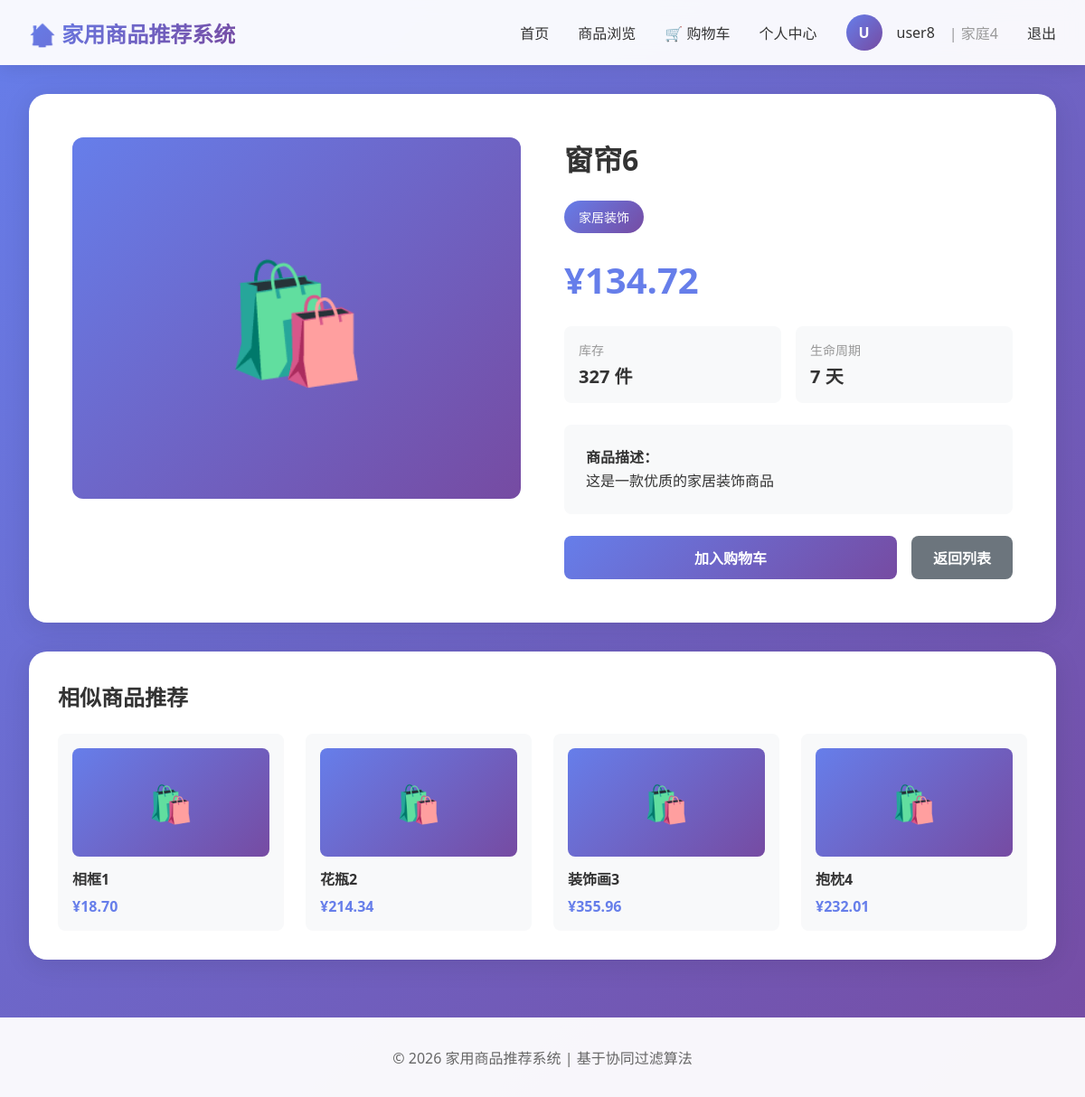
/product/168/ (signed in), run on the app's committed database.
### shop/models.py (models this page shows, shortened)
class User(AbstractUser):
    family = models.ForeignKey(
        Family,
        on_delete=models.CASCADE,
        related_name='members',
        null=True,
        blank=True,
        verbose_name='所属家庭'
    )
    class Meta:
        verbose_name = '用户'
        verbose_name_plural = '用户'

class Family(models.Model):
    name = models.CharField(max_length=100, unique=True, verbose_name='家庭名称')
    created_at = models.DateTimeField(auto_now_add=True, verbose_name='创建时间')
    class Meta:
        verbose_name = '家庭'
        verbose_name_plural = '家庭'

class Product(models.Model):
    name = models.CharField(max_length=200, verbose_name='商品名称')
    category = models.ForeignKey(
        Category,
        on_delete=models.CASCADE,
        related_name='products',
        verbose_name='商品分类'
    )
    price = models.DecimalField(max_digits=10, decimal_places=2, verbose_name='价格')
    stock = models.IntegerField(default=0, verbose_name='库存')
    lifecycle = models.IntegerField(
        default=30,
        verbose_name='生命周期(天)',
        help_text='商品使用完的预计天数'
    )
    description = models.TextField(blank=True, verbose_name='商品描述')
    image = models.CharField(max_length=500, blank=True, verbose_name='商品图片')
    created_at = models.DateTimeField(auto_now_add=True, verbose_name='创建时间')
    class Meta:
        verbose_name = '商品'
        verbose_name_plural = '商品'

class Category(models.Model):
    name = models.CharField(max_length=100, unique=True, verbose_name='分类名称')
    description = models.TextField(blank=True, verbose_name='分类描述')
    class Meta:
        verbose_name = '商品分类'
        verbose_name_plural = '商品分类'

### shop/views.py (the view)
# urls.py: path('product/<int:product_id>/', views.product_detail, name='product_detail'),
@login_required
def product_detail(request, product_id):
    product = get_object_or_404(Product, id=product_id)
    UserBehavior.objects.create(
        user=request.user,
        product=product,
        behavior_type='view'
    )
    similar_products = Product.objects.filter(
        category=product.category
    ).exclude(id=product.id)[:4]
    cart_count = 0
    if request.user.family:
        cart = Cart.objects.filter(family=request.user.family).first()
        if cart:
            cart_count = cart.get_items_count()
    context = {
        'product': product,
        'similar_products': similar_products,
        'cart_count': cart_count,
    }
    return render(request, 'product_detail.html', context)

### shop/models.py (called while the page is built)
    def get_items_count(self):
        return sum(item.quantity for item in self.items.all())

### templates/product_detail.html (shortened to what this page needs)
{% extends 'base.html' %}
{% block content %}
<div class="product-detail-container">
    <div>
        <div class="product-image-large">🛍️</div>
    </div>
    <div class="product-info">
        <h1 class="product-title">{{ product.name }}</h1>
        <span class="product-category-badge">{{ product.category.name }}</span>
        <div class="product-price-large">¥{{ product.price }}</div>
        <div class="product-meta">
            <div class="meta-item">
                <div class="meta-label">库存</div>
                <div class="meta-value">{{ product.stock }} 件</div>
            </div>
            <div class="meta-item">
                <div class="meta-label">生命周期</div>
                <div class="meta-value">{{ product.lifecycle }} 天</div>
            </div>
        </div>
        {% if product.description %}
        <div class="product-description">
            <strong>商品描述：</strong><br>
            {{ product.description }}
        </div>
        {% endif %}
        <div class="product-actions-large">
            {% if product.stock > 0 %}
            <a href="{% url 'add_to_cart' product.id %}" class="btn btn-primary" style="flex: 1; text-align: center;">加入购物车</a>
            {% else %}
            <button class="btn btn-secondary" style="flex: 1;" disabled>缺货</button>
            {% endif %}
            <a href="{% url 'products' %}" class="btn btn-secondary">返回列表</a>
        </div>
    </div>
</div>
{% if similar_products %}
<div class="similar-products">
    <h2>相似商品推荐</h2>
    <div class="similar-grid">
        {% for similar in similar_products %}
        <a href="{% url 'product_detail' similar.id %}" class="similar-card">
            <div class="similar-image">🛍️</div>
            <div style="font-weight: 600; margin-bottom: 0.5rem;">{{ similar.name }}</div>
            <div style="color: #667eea; font-weight: 600;">¥{{ similar.price }}</div>
        </a>
        {% endfor %}
    </div>
</div>
{% endif %}
{% endblock %}

### templates/base.html (shortened to what this page needs)
<!DOCTYPE html>
<html lang="zh-CN">
<head>
</head>
<body>
    {% if user.is_authenticated %}
    <nav class="navbar">
        <div class="navbar-content">
            <div class="logo">🏠 家用商品推荐系统</div>
            <div class="nav-links">
                <a href="{% url 'home' %}">首页</a>
                <a href="{% url 'products' %}">商品浏览</a>
                <a href="{% url 'cart' %}" class="cart-badge">
                    🛒 购物车
                </a>
                <a href="{% url 'profile' %}">个人中心</a>
                <div class="user-info">
                    <div class="user-avatar">{{ user.username.0|upper }}</div>
                    <span>{{ user.username }}</span>
                    {% if user.family %}
                    <span style="color: #999;">| {{ user.family.name }}</span>
                    {% endif %}
                </div>
                <a href="{% url 'logout' %}">退出</a>
            </div>
        </div>
    </nav>
    {% endif %}
    <div class="container">
        {% block content %}{% endblock %}
    </div>
    <div class="footer">
        <p>&copy; 2026 家用商品推荐系统 | 基于协同过滤算法</p>
    </div>
</body>
</html>

### templates/base.html (style rules this page uses)
* { margin: 0; padding: 0; box-sizing: border-box; }
body { font-family: 'Segoe UI', 'Microsoft YaHei', sans-serif; background: linear-gradient(135deg, #667eea 0%, #764ba2 100%); min-height: 100vh; color: #333; }
.navbar { background: rgba(255, 255, 255, 0.95); backdrop-filter: blur(10px); padding: 1rem 2rem; box-shadow: 0 2px 20px rgba(0,0,0,0.1); position: sticky; top: 0; z-index: 1000; }
.navbar-content { max-width: 1400px; margin: 0 auto; display: flex; justify-content: space-between; align-items: center; }
.logo { font-size: 1.5rem; font-weight: 700; background: linear-gradient(135deg, #667eea 0%, #764ba2 100%); -webkit-background-clip: text; -webkit-text-fill-color: transparent; background-clip: text; }
.nav-links { display: flex; gap: 2rem; align-items: center; }
.nav-links a { text-decoration: none; color: #333; font-weight: 500; transition: all 0.3s; position: relative; }
.nav-links a::after { content: ''; position: absolute; bottom: -5px; left: 0; width: 0; height: 2px; background: #667eea; transition: width 0.3s; }
.cart-badge { position: relative; }
.container { max-width: 1400px; margin: 2rem auto; padding: 0 2rem; }
.btn { padding: 0.75rem 1.5rem; border: none; border-radius: 8px; font-weight: 600; cursor: pointer; transition: all 0.3s; text-decoration: none; display: inline-block; }
.btn-primary { background: linear-gradient(135deg, #667eea 0%, #764ba2 100%); color: white; }
.btn-secondary { background: #6c757d; color: white; }
.footer { background: rgba(255, 255, 255, 0.95); padding: 2rem; text-align: center; margin-top: 4rem; color: #666; }
.user-info { display: flex; align-items: center; gap: 1rem; }
.user-avatar { width: 40px; height: 40px; border-radius: 50%; background: linear-gradient(135deg, #667eea 0%, #764ba2 100%); display: flex; align-items: center; justify-content: center; color: white; font-weight: bold; }

### templates/product_detail.html (style rules this page uses)
.product-detail-container { display: grid; grid-template-columns: 1fr 1fr; gap: 3rem; background: white; border-radius: 20px; padding: 3rem; box-shadow: 0 5px 30px rgba(0,0,0,0.1); margin-bottom: 2rem; }
.product-image-large { width: 100%; height: 400px; background: linear-gradient(135deg, #667eea 0%, #764ba2 100%); border-radius: 12px; display: flex; align-items: center; justify-content: center; font-size: 8rem; }
.product-info { display: flex; flex-direction: column; gap: 1.5rem; }
.product-title { font-size: 2rem; font-weight: 700; color: #333; }
.product-category-badge { display: inline-block; background: linear-gradient(135deg, #667eea 0%, #764ba2 100%); color: white; padding: 0.5rem 1rem; border-radius: 20px; font-size: 0.875rem; width: fit-content; }
.product-price-large { font-size: 2.5rem; font-weight: 700; color: #667eea; }
.product-meta { display: grid; grid-template-columns: 1fr 1fr; gap: 1rem; }
.meta-item { padding: 1rem; background: #f8f9fa; border-radius: 8px; }
.meta-label { font-size: 0.875rem; color: #999; margin-bottom: 0.25rem; }
.meta-value { font-size: 1.25rem; font-weight: 600; color: #333; }
.product-description { padding: 1.5rem; background: #f8f9fa; border-radius: 8px; line-height: 1.6; }
.product-actions-large { display: flex; gap: 1rem; }
.similar-products { background: white; border-radius: 20px; padding: 2rem; box-shadow: 0 5px 30px rgba(0,0,0,0.1); }
.similar-grid { display: grid; grid-template-columns: repeat(auto-fill, minmax(200px, 1fr)); gap: 1.5rem; margin-top: 1.5rem; }
.similar-card { background: #f8f9fa; border-radius: 8px; padding: 1rem; transition: all 0.3s; text-decoration: none; color: inherit; }
.similar-image { width: 100%; height: 120px; background: linear-gradient(135deg, #667eea 0%, #764ba2 100%); border-radius: 8px; display: flex; align-items: center; justify-content: center; font-size: 2.5rem; margin-bottom: 0.75rem; }

### data on the page
User: username.0 "U", username "user8", family.name "家庭4"
Product: name "窗帘6", category.name "家居装饰", price "134.72", stock "327", lifecycle "7", description "这是一款优质的家居装饰商品"
Product: name "相框1", price "18.70"
Product: name "花瓶2", price "214.34"
Product: name "装饰画3", price "355.96"
Product: name "抱枕4", price "232.01"
